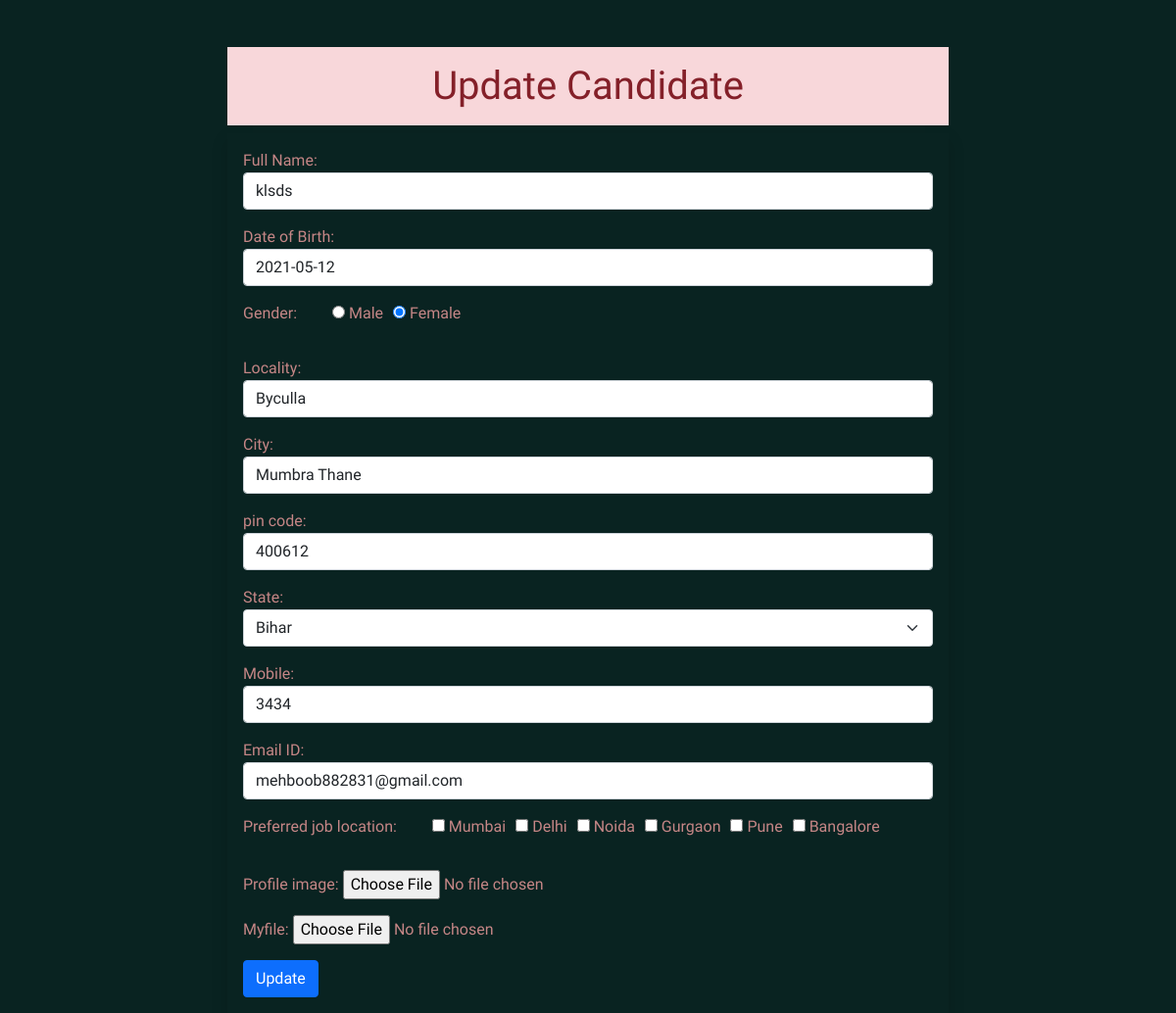
The app's page /update/6 with its own data.
### app/models.py (models this page shows)
class Resume(models.Model):
    name = models.CharField(max_length=100)
    dob = models.DateField(auto_now=False,auto_now_add=False)
    gender = models.CharField(max_length=20)
    locality = models.CharField(max_length=100)
    city = models.CharField(max_length=100)
    pin = models.PositiveIntegerField()
    state = models.CharField(choices= STATE_CHOICE,max_length=50)
    mobile = models.PositiveIntegerField()
    email = models.EmailField()
    job_city = models.CharField(max_length=100)
    profile_image = models.ImageField(upload_to='profileImage',blank=True)
    myfile = models.FileField(upload_to='document',blank=True)

### app/views.py (the view)
# urls.py: path('update/<int:id>', views.UpdateCandedate, name='update'),
def UpdateCandedate(request,id):
    if request.method == "POST":
        candidate = Resume.objects.get(id=id)
        upt = ResumeForm(request.POST, request.FILES,instance=candidate)
        if upt.is_valid:
           upt.save()
           return redirect("/")
    candidate = Resume.objects.get(id=id)
    fm = ResumeForm(instance=candidate)
    return render(request,'update.html',{'candidate':candidate,'fm':fm})

### app/forms.py
class ResumeForm(forms.ModelForm):
    gender = forms.ChoiceField(choices=GENDER_CHOICES,widget=forms.RadioSelect(attrs={'id':'gender'}))
    job_city = forms.MultipleChoiceField(label='Preferred job location', choices=JOB_CHOICES,widget=forms.CheckboxSelectMultiple(attrs={'id':'job_city'}))
    class Meta:
        model = Resume
        fields = "__all__"
        labels = {'name':'Full Name','dob':'Date of Birth','pin':'pin code','mpbile':'Mobile No','email':'Email ID'}
        widgets = {'name':forms.TextInput(attrs={'class':'form-control','id':'name'}),
                   'dob':forms.DateInput(attrs={'class':'form-control','id':'datepicker'}),
                    'locality':forms.TextInput(attrs={'class':'form-control','id':'locality'}),
                    'city':forms.TextInput(attrs={'class':'form-control','id':'city'}),
                    'pin':forms.NumberInput(attrs={'class':'form-control','id':'pin'}),
                    'state':forms.Select(attrs={'class':'form-select','id':'state'}),
                    'mobile':forms.NumberInput(attrs={'class':'form-control','id':'mobile'}),
                    'email':forms.EmailInput(attrs={'class':'form-control','id':'email'})}

### app/templates/update.html (shortened to what this page needs)
{% extends 'basic.html' %}
{% block body %}
<div class="container mt-5">
<div class="row">
<div class="col-sm-8 offset-2">
<h1 class="alert-danger text-center p-3"> Update Candidate </h1>
<form action="" method="post" enctype="multipart/form-data" class="shadow p-3">
{% for f in fm %}
<div class="form-group mb-3">
{{f.label_tag}} {{f}} <small class="danger"> {{f.errors|striptags}} </small>
</div>
{% endfor %}
<input type="submit" value="Update" class="btn btn-primary">
</form>
</div>
</div>
</div>
{% endblock body %}

### app/static/style.css (style rules this page uses)
#gender,#job_city { list-style-type: none; display: inline-flex; }
#gender > li { padding-right: 10px; }
#job_city > li { padding-right: 10px; }
body { background-color: rgb(9 35 33); color: #c58686; font-family: 'Goblin One', cursive; }

### records on screen
Resume: fm "klsds" "2021-05-12" "☐ Gender: ☑ Female" "Byculla" "Mumbra Thane" "400612" "Bihar" "3434" "mehboob882831@gmail.com" "☐ ☐ ☐ ☐ ☐ ☐"

### other values on screen
{{ f.label_tag }} "Full Name:" "Date of Birth:" "Gender:" "Locality:" "City:" "pin code:" "State:" "Mobile:" "Email ID:" "Preferred job location:" "Profile image:" "Myfile:"
